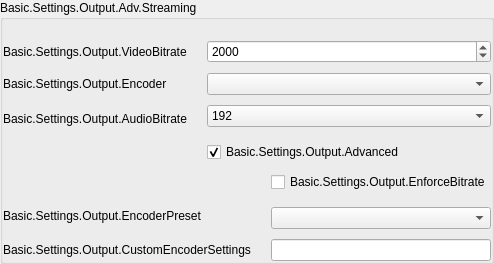
                        <widget class="QGroupBox" name="simpleStreamingGroupBox">
                         <property name="sizePolicy">
                          <sizepolicy hsizetype="Preferred" vsizetype="Maximum">
                           <horstretch>0</horstretch>
                           <verstretch>0</verstretch>
                          </sizepolicy>
                         </property>
                         <property name="title">
                          <string>Basic.Settings.Output.Adv.Streaming</string>
                         </property>
                         <property name="useFor" stdset="0">
                          <string notr="true">GroupBoxLevel2</string>
                         </property>
                         <property name="uistep" stdset="0">
                          <string notr="true">Streaming</string>
                         </property>
                         <layout class="QVBoxLayout" name="verticalLayout_52">
                          <property name="spacing">
                           <number>0</number>
                          </property>
                          <property name="leftMargin">
                           <number>0</number>
                          </property>
                          <property name="topMargin">
                           <number>20</number>
                          </property>
                          <property name="rightMargin">
                           <number>0</number>
                          </property>
                          <property name="bottomMargin">
                           <number>0</number>
                          </property>
                          <item>
                           <widget class="QWidget" name="widget_13" native="true">
                            <layout class="QGridLayout" name="gridLayout_4" columnstretch="0,1">
                             <property name="leftMargin">
                              <number>0</number>
                             </property>
                             <property name="topMargin">
                              <number>0</number>
                             </property>
                             <property name="rightMargin">
                              <number>0</number>
                             </property>
                             <property name="bottomMargin">
                              <number>0</number>
                             </property>
                             <property name="horizontalSpacing">
                              <number>20</number>
                             </property>
                             <property name="verticalSpacing">
                              <number>10</number>
                             </property>
                             <item row="0" column="0">
                              <widget class="QLabel" name="label_19">
                               <property name="sizePolicy">
                                <sizepolicy hsizetype="Preferred" vsizetype="Expanding">
                                 <horstretch>0</horstretch>
                                 <verstretch>0</verstretch>
                                </sizepolicy>
                               </property>
                               <property name="text">
                                <string>Basic.Settings.Output.VideoBitrate</string>
                               </property>
                               <property name="alignment">
                                <set>Qt::AlignLeading|Qt::AlignLeft|Qt::AlignVCenter</set>
                               </property>
                               <property name="wordWrap">
                                <bool>true</bool>
                               </property>
                               <property name="buddy">
                                <cstring>simpleOutputVBitrate</cstring>
                               </property>
                               <property name="useFor" stdset="0">
                                <string notr="true">FormLabelRole</string>
                               </property>
                              </widget>
                             </item>
                             <item row="0" column="1">
                              <widget class="PLSSpinBox" name="simpleOutputVBitrate">
                               <property name="minimum">
                                <number>50</number>
                               </property>
                               <property name="maximum">
                                <number>60000</number>
                               </property>
                               <property name="value">
                                <number>2000</number>
                               </property>
                              </widget>
                             </item>
                             <item row="1" column="0">
                              <widget class="QLabel" name="simpleOutRecEncoderLabel_2">
                               <property name="sizePolicy">
                                <sizepolicy hsizetype="Preferred" vsizetype="Expanding">
                                 <horstretch>0</horstretch>
                                 <verstretch>0</verstretch>
                                </sizepolicy>
                               </property>
                               <property name="text">
                                <string>Basic.Settings.Output.Encoder</string>
                               </property>
                               <property name="wordWrap">
                                <bool>true</bool>
                               </property>
                               <property name="buddy">
                                <cstring>simpleOutRecEncoder</cstring>
                               </property>
                               <property name="useFor" stdset="0">
                                <string notr="true">FormLabelRole</string>
                               </property>
                              </widget>
                             </item>
                             <item row="1" column="1">
                              <widget class="PLSComboBox" name="simpleOutStrEncoder">
                               <property name="uistep" stdset="0">
                                <string notr="true">Encoder</string>
                               </property>
                              </widget>
                             </item>
                             <item row="2" column="0">
                              <widget class="QLabel" name="label_20">
                               <property name="sizePolicy">
                                <sizepolicy hsizetype="Preferred" vsizetype="Expanding">
                                 <horstretch>0</horstretch>
                                 <verstretch>0</verstretch>
                                </sizepolicy>
                               </property>
                               <property name="text">
                                <string>Basic.Settings.Output.AudioBitrate</string>
                               </property>
                               <property name="wordWrap">
                                <bool>true</bool>
                               </property>
                               <property name="buddy">
                                <cstring>simpleOutputABitrate</cstring>
                               </property>
                               <property name="useFor" stdset="0">
                                <string notr="true">FormLabelRole</string>
                               </property>
                              </widget>
                             </item>
                             <item row="2" column="1">
                              <layout class="QVBoxLayout" name="verticalLayout_25">
                               <property name="spacing">
                                <number>0</number>
                               </property>
                               <property name="bottomMargin">
                                <number>5</number>
                               </property>
                               <item>
                                <widget class="PLSComboBox" name="simpleOutputABitrate">
                                 <property name="currentIndex">
                                  <number>8</number>
                                 </property>
                                 <property name="uistep" stdset="0">
                                  <string notr="true">Audio Bitrate</string>
                                 </property>
                                 <item>
                                  <property name="text">
                                   <string>32</string>
                                  </property>
                                 </item>
                                 <item>
                                  <property name="text">
                                   <string>48</string>
                                  </property>
                                 </item>
                                 <item>
                                  <property name="text">
                                   <string>64</string>
                                  </property>
                                 </item>
                                 <item>
                                  <property name="text">
                                   <string>80</string>
                                  </property>
                                 </item>
                                 <item>
                                  <property name="text">
                                   <string>96</string>
                                  </property>
                                 </item>
                                 <item>
                                  <property name="text">
                                   <string>112</string>
                                  </property>
                                 </item>
                                 <item>
                                  <property name="text">
                                   <string>128</string>
                                  </property>
                                 </item>
                                 <item>
                                  <property name="text">
                                   <string>160</string>
                                  </property>
                                 </item>
                                 <item>
                                  <property name="text">
                                   <string>192</string>
                                  </property>
                                 </item>
                                 <item>
                                  <property name="text">
                                   <string>256</string>
                                  </property>
                                 </item>
                                 <item>
                                  <property name="text">
                                   <string>320</string>
                                  </property>
                                 </item>
                                </widget>
                               </item>
                              </layout>
                             </item>
                             <item row="3" column="1">
                              <widget class="QCheckBox" name="simpleOutAdvanced">
                               <property name="text">
                                <string>Basic.Settings.Output.Advanced</string>
                               </property>
                               <property name="checked">
                                <bool>true</bool>
                               </property>
                               <property name="uistep" stdset="0">
                                <string notr="true">Enable Advanced Encoder Settings</string>
                               </property>
                              </widget>
                             </item>
                            </layout>
                           </widget>
                          </item>
                          <item>
                           <widget class="QWidget" name="widget_9" native="true">
                            <layout class="QGridLayout" name="gridLayout_5" columnstretch="0,1">
                             <property name="leftMargin">
                              <number>0</number>
                             </property>
                             <property name="topMargin">
                              <number>10</number>
                             </property>
                             <property name="rightMargin">
                              <number>0</number>
                             </property>
                             <property name="bottomMargin">
                              <number>0</number>
                             </property>
                             <property name="horizontalSpacing">
                              <number>20</number>
                             </property>
                             <property name="verticalSpacing">
                              <number>10</number>
                             </property>
                             <item row="0" column="1">
                              <widget class="QCheckBox" name="simpleOutEnforce">
                               <property name="text">
                                <string>Basic.Settings.Output.EnforceBitrate</string>
                               </property>
                               <property name="uistep" stdset="0">
                                <string notr="true">Enforce streaming service bitrate limits</string>
                               </property>
                              </widget>
                             </item>
                             <item row="1" column="0">
                              <widget class="QLabel" name="label_24">
                               <property name="enabled">
                                <bool>true</bool>
                               </property>
                               <property name="sizePolicy">
                                <sizepolicy hsizetype="Preferred" vsizetype="Expanding">
                                 <horstretch>0</horstretch>
                                 <verstretch>0</verstretch>
                                </sizepolicy>
                               </property>
                               <property name="text">
                                <string>Basic.Settings.Output.EncoderPreset</string>
                               </property>
                               <property name="wordWrap">
                                <bool>true</bool>
                               </property>
                               <property name="buddy">
                                <cstring>simpleOutPreset</cstring>
                               </property>
                               <property name="useFor" stdset="0">
                                <string notr="true">FormLabelRole</string>
                               </property>
                              </widget>
                             </item>
                             <item row="1" column="1">
                              <layout class="QVBoxLayout" name="verticalLayout_26">
                               <property name="spacing">
                                <number>0</number>
                               </property>
                               <property name="topMargin">
                                <number>5</number>
                               </property>
                               <item>
                                <widget class="PLSComboBox" name="simpleOutPreset">
                                 <property name="uistep" stdset="0">
                                  <string notr="true">Encoder Preset</string>
                                 </property>
                                </widget>
                               </item>
                              </layout>
                             </item>
                             <item row="2" column="0">
                              <widget class="QLabel" name="label_23">
                               <property name="sizePolicy">
                                <sizepolicy hsizetype="Preferred" vsizetype="Expanding">
                                 <horstretch>0</horstretch>
                                 <verstretch>0</verstretch>
                                </sizepolicy>
                               </property>
                               <property name="text">
                                <string>Basic.Settings.Output.CustomEncoderSettings</string>
                               </property>
                               <property name="wordWrap">
                                <bool>true</bool>
                               </property>
                               <property name="buddy">
                                <cstring>simpleOutCustom</cstring>
                               </property>
                               <property name="useFor" stdset="0">
                                <string notr="true">FormLabelRole</string>
                               </property>
                              </widget>
                             </item>
                             <item row="2" column="1">
                              <widget class="QLineEdit" name="simpleOutCustom"/>
                             </item>
                            </layout>
                           </widget>
                          </item>
                         </layout>
                        </widget>
